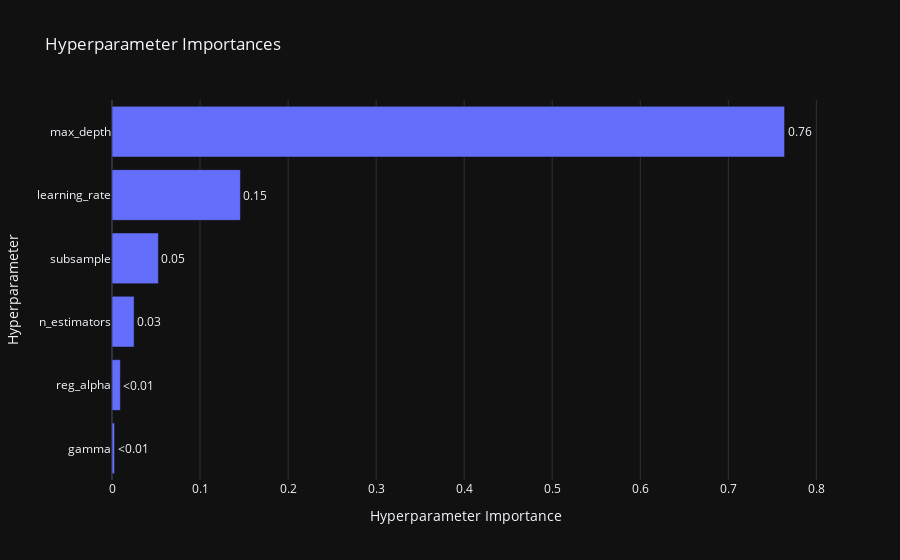

The code cell stored with this chart in its notebook:
### Code cell
import optuna.visualization as optuna_plots
optuna.visualization.plot_param_importances(study)

### Figure 1 — Plotly figure (JSON) as saved in the notebook; plotly's stock layout.template omitted (floating-point values rounded to 4 significant figures)
{"data": [{"cliponaxis": false, "hovertemplate": ["gamma (FloatDistribution): 0.0028861246712038363<extra></extra>", "reg_alpha (FloatDistribution): 0.009494169620063985<extra></extra>", "n_estimators (IntDistribution): 0.025136713741572683<extra></extra>", "subsample (FloatDistribution): 0.05268283898710995<extra></extra>", "learning_rate (FloatDistribution): 0.1458654542198142<extra></extra>", "max_depth (IntDistribution): 0.7639346987602355<extra></extra>"], "name": "Objective Value", "orientation": "h", "text": ["<0.01", "<0.01", "0.03", "0.05", "0.15", "0.76"], "textposition": "outside", "x": [0.002886, 0.009494, 0.02514, 0.05268, 0.1459, 0.7639], "y": ["gamma", "reg_alpha", "n_estimators", "subsample", "learning_rate", "max_depth"], "type": "bar"}], "layout": {"title": {"text": "Hyperparameter Importances"}, "xaxis": {"title": {"text": "Hyperparameter Importance"}}, "yaxis": {"title": {"text": "Hyperparameter"}}}}
